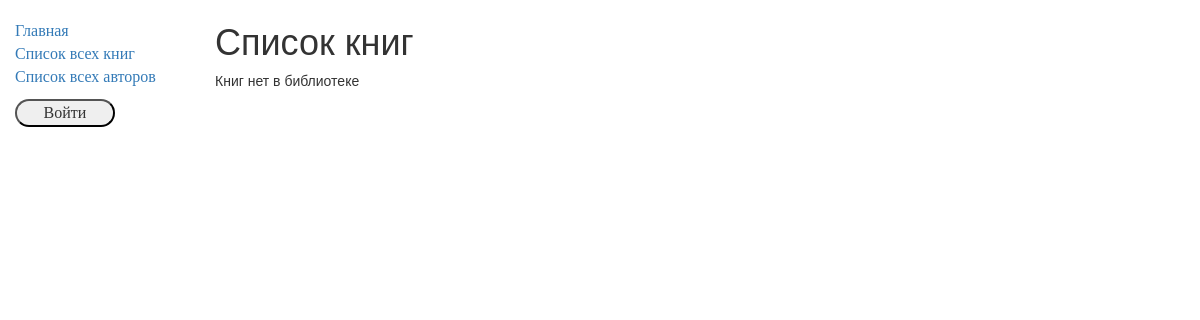
Page /catalog/books/ on the earlier database version.
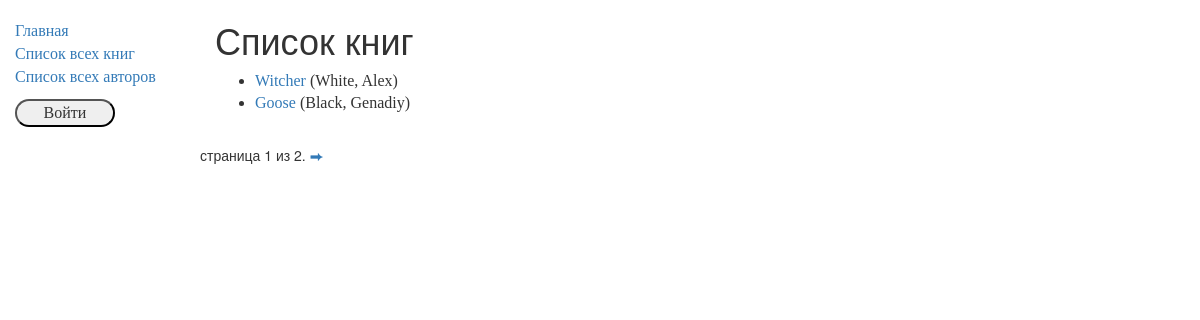
Same page on the later database version.
### catalog/models.py (models this page shows, shortened)
class Book(models.Model):
    title = models.CharField(max_length=200)
    author = models.ForeignKey('Author', on_delete=models.SET_NULL, null=True)
    summary = models.TextField(max_length=1000, help_text="Enter a brief description of the book")
    isbn = models.CharField('ISBN', max_length=13, help_text='13 Character <a href="https://www.isbn-international.org/content/what-isbn">ISBN number</a>')
    genre = models.ManyToManyField(Genre, help_text="Select a genre for this book")
    def display_genre(self):
        return ','.join([ genre.name for genre in self.genre.all()[:3]])
    display_genre.short_description = 'Genre'
    def get_absolute_url(self):
        return reverse('book-detail', args=[str(self.id)])

class Author(models.Model):
    first_name = models.CharField(max_length=100)
    last_name = models.CharField(max_length=100)
    date_of_birth = models.DateField(null=True, blank=True)
    date_of_death = models.DateField('Died', null=True, blank=True)
    def __str__(self):
        return '%s, %s' % (self.last_name, self.first_name)

### catalog/views.py (the view)
class BookListView(generic.ListView):
    model = Book
    paginate_by = 2
    def get_context_data(self, **kwargs):
        context = super(BookListView, self).get_context_data(**kwargs)
        context['some_data'] = 'This is just some data'
        return context

### catalog/templates/catalog/book_list.html
{% extends "base_generic.html" %}
{% block content %}
    <h1>Список книг</h1>
    {% if book_list %}
    <ul>
      {% for book in book_list %}
      <li>
        <a href="{{ book.get_absolute_url }}">{{ book.title }}</a> ({{book.author}})
      </li>
      {% endfor %}
    </ul>
    {% else %}
      <p>Книг нет в библиотеке</p>
    {% endif %}
{% endblock %}

Differences in the rows shown:
added Book: title "Witcher", author "White, Alex"
added Book: title "Goose", author "Black, Genadiy"
Other differences:
{{ page_obj.number }}: (not shown) → "1"
{{ page_obj.paginator.num_pages }}: (not shown) → "2"
text no longer shown: "Книг нет в библиотеке"
text now shown: "страница из . ⮕"
